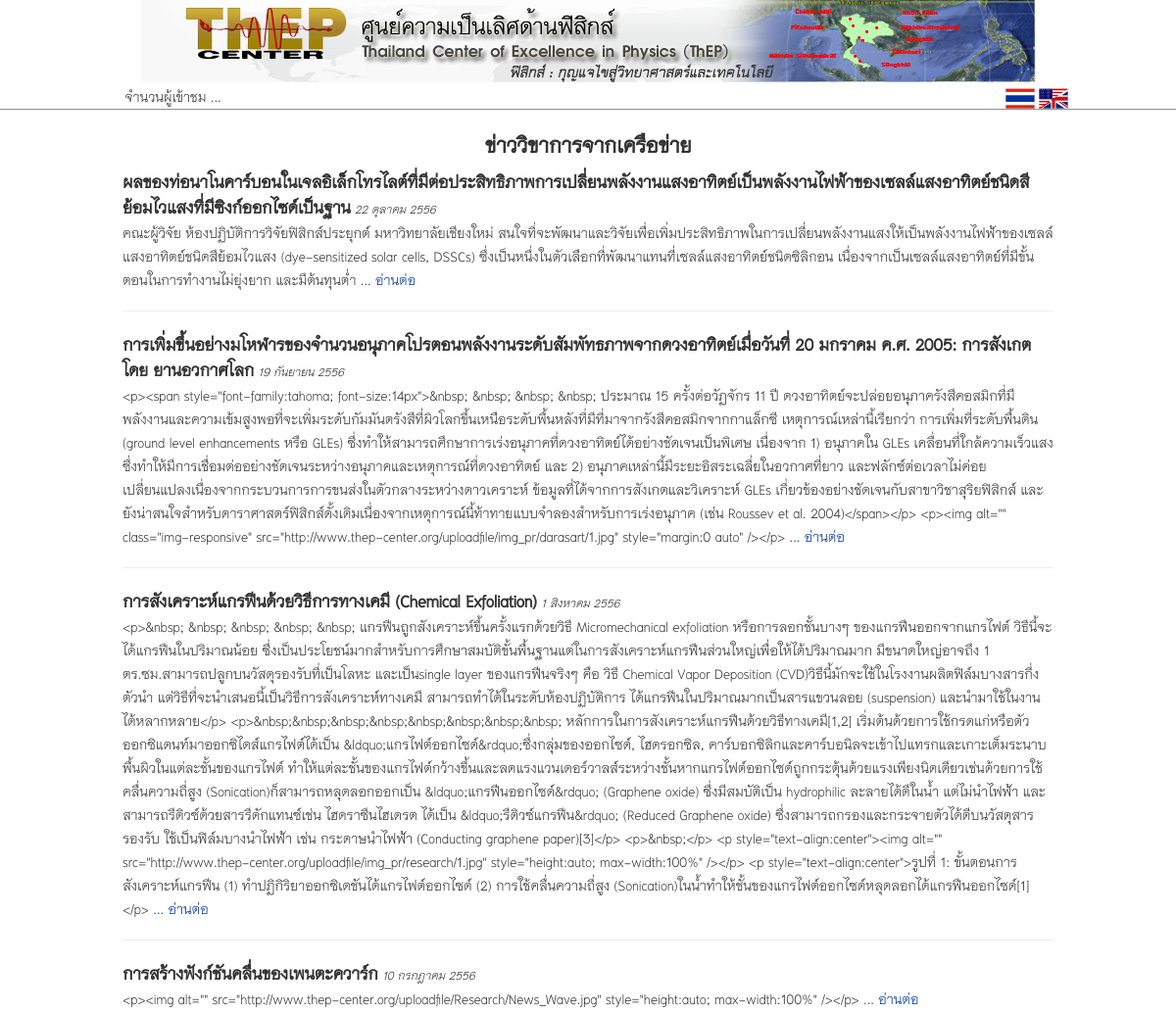
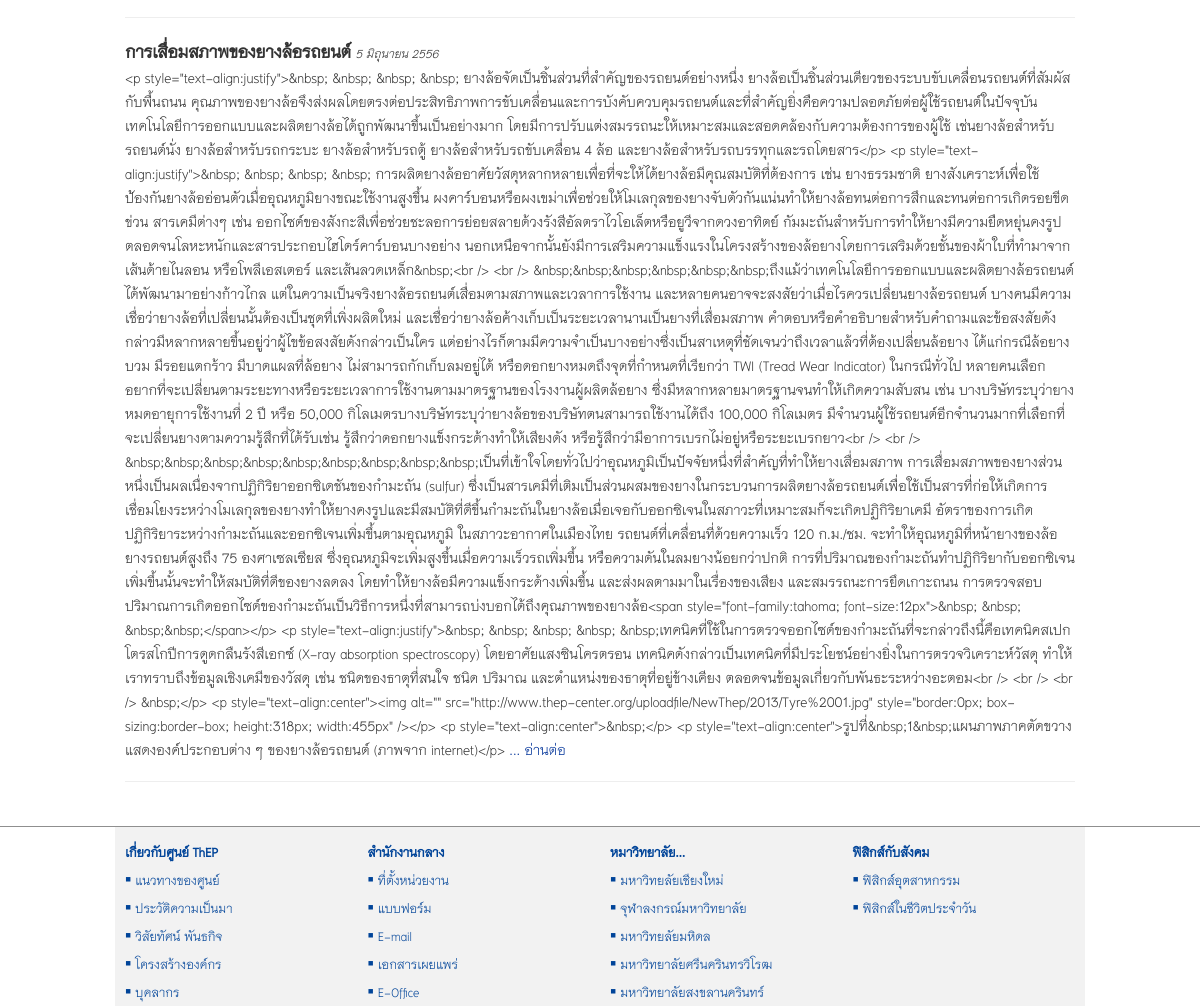
The app's page /views/network-academic-news.php (upper part), older data (2 pictures, top to bottom).
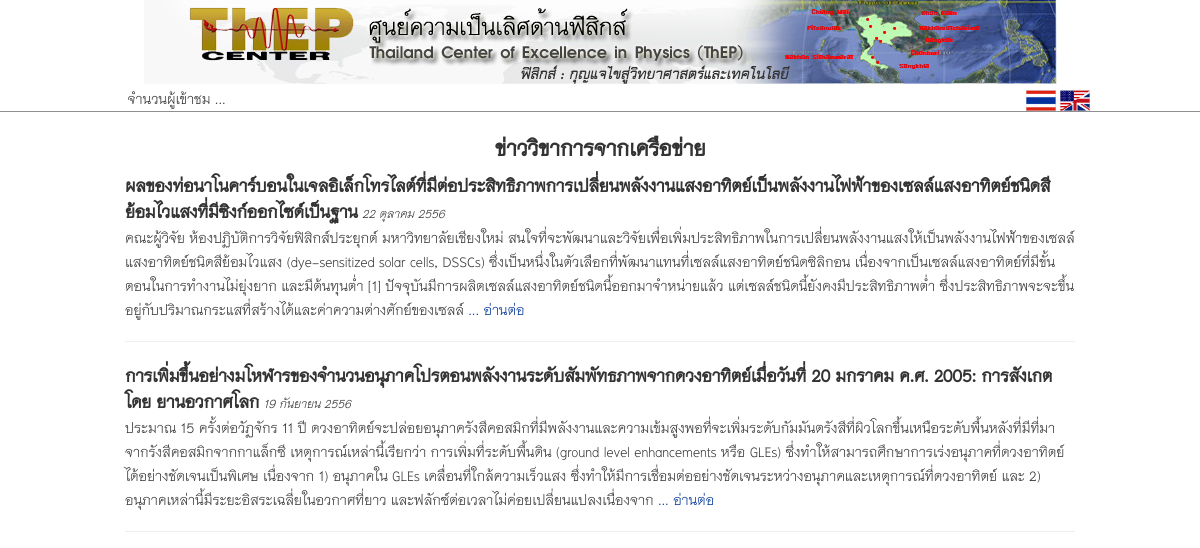
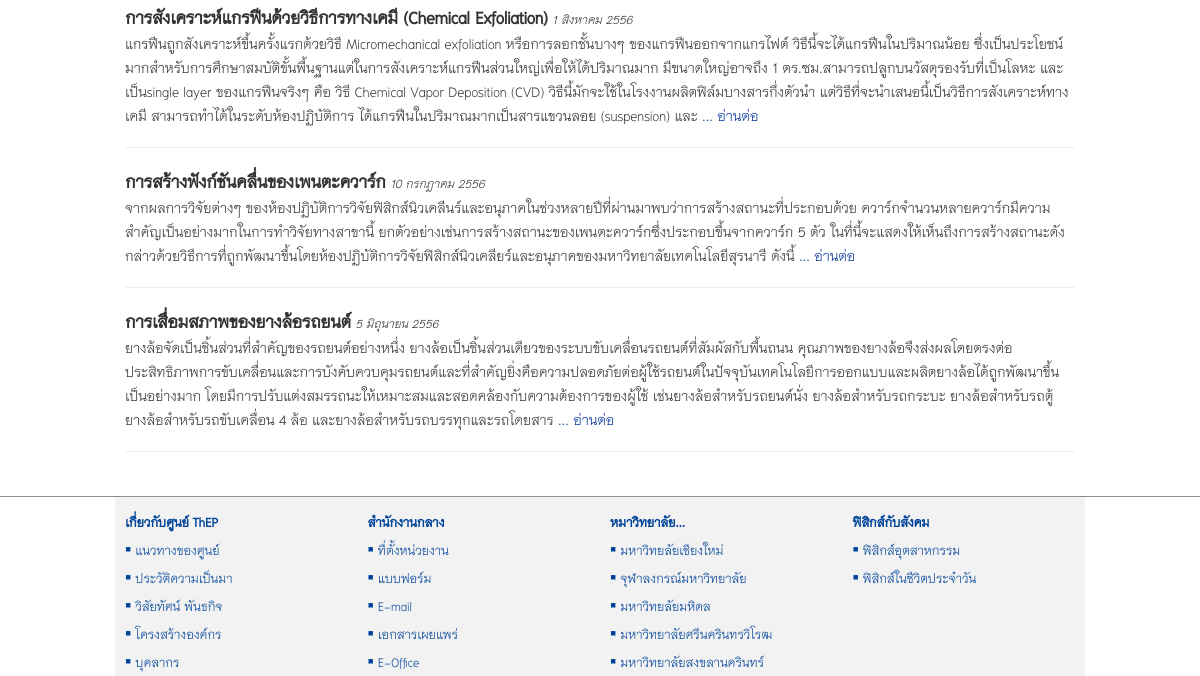
The same page, newer data (2 pictures, top to bottom).
### tables this page shows
CREATE TABLE `tb_news` (
  `id` int(11) NOT NULL auto_increment,
  `type` varchar(255) NOT NULL,
  `title` varchar(255) NOT NULL,
  `date` varchar(255) NOT NULL,
  `featured_img` varchar(255) NOT NULL,
  `content_short` text NOT NULL,
  `content_long` text NOT NULL,
  `new` char(1) NOT NULL,
  `picture` varchar(255) NOT NULL,
  `gallery_id` varchar(255) NOT NULL,
  `modified` varchar(255) NOT NULL,
  PRIMARY KEY  (`id`)
);

### src/system/functions.php (called while the page is built, shortened)
<?php
function thai_date($str_date, $show_day = "n") {
    $time_stamp = strtotime($str_date);
    $days = array("อาทิตย์", "จันทร์", "อังคาร", "พุธ", "พฤหัสบดี", "ศุกร์", "เสาร์");
    $months = array("มกราคม", "กุมภาพันธ์", "มีนาคม", "เมษายน", "พฤษภาคม", "มิถุนายน", "กรกฎาคม", "สิงหาคม", "กันยายน", "ตุลาคม", "พฤศจิกายน", "ธันวาคม");
    $d = date('w', $time_stamp);
    $day = $days[$d];
    $date = date('j', $time_stamp);
    $m = date('m', $time_stamp) - 1;
    $month = $months[$m];
    $year = date('Y', $time_stamp) + 543;
    if ($show_day == 'y') {
        return "วัน$day ที่ $date $month พ.ศ.$year";
    } else {
        return "$date $month $year";
    }
}
?>

### src/views/network-academic-news.php (the view, shortened to what the changed rows need)
<link href="../plugins/jqueryui/jquery-ui-1.10.3/themes/base/jquery-ui.css" rel="stylesheet" />
</head>
<body>
    <div class="container">
        <div id="show-news" class="row">
            <?php
            if (isset($_GET['news_id'])) {
                $news_id = $_GET['news_id'];
                $sql = "SELECT * FROM tb_news WHERE id = '$news_id';";
                $result = mysql_query($sql);
                $p = mysql_fetch_array($result);
                if ($p['type'] != 'network-academic') {
                    echo '
                    <script>
                        window.location = \'network-academic-news.php\';
                    </script>
                    ';
                }
                ?>
                <div class="col-sm-9 col-md-9">
                    <?php
                    echo '
                            <div id="news-' . $p['id'] . '">
                                ';
                    $admin_txt = '
                                <p>
                                    <a id="edit-news" style="cursor: pointer; font-weight: bold;"><span class="glyphicon glyphicon-wrench"></span> Edit</a>
                                </p>
                            ';
                    admin($admin_txt);
                    echo '
                                <h2>' . htmlspecialchars_decode($p['title']) . '</h2>
                                <p><small><em>' . thai_date($p['date']) . '</small></em></p>
                                ' . htmlspecialchars_decode($p['content_long']) . '
                            </div>
                      ';
                    ?>
                    <script>
                        $(function(){
                            $('#edit-news').click(function(){
                                $(document).ajaxStart(function(){
                                    $('#show-news').html("<div class=\"span12 text-center\" ><img src='../images/demo_wait.gif' /></div>");
                                });
                                $.get("<?php controll('edit-network-news'); ?>", {edit_news: "<?php echo $p['id']; ?>"},
                                function(data){ $('#show-news').html(data); }
                            );
                            });
                        });
                    </script>
                </div>
                <div class="col-sm-3 col-md-3">
                    <h3 class="text-center">ข่าววิชาการฯ ย้อนหลัง</h3>
                    <?php
                    $sql_etc = "SELECT * FROM tb_news
                        WHERE type = 'network-academic'
                        ORDER BY date DESC
                        LIMIT 4;";
                    $re_etc = mysql_query($sql_etc);
                    while ($etc = mysql_fetch_array($re_etc)) {
                        echo '
                    <p><a href="' . $etc['type'] . '-news.php?news_id=' . $etc['id'] . '">' . htmlspecialchars_decode($etc['title']) . '</a></p>
                    <hr>
                    ';
                    }
                    ?>
                    <p><a href="network-academic-news.php"><em>หัวข้อข่าวทั้งหมด</em></a></p>
                </div>
                <?php
            } else {
                ?>
                <div class="col-sm-12 col-md-12">
                    <h2 class="text-center">ข่าววิขาการจากเครือข่าย</h2>
                    <?php
                    $sql = "SELECT * FROM tb_news WHERE type = 'network-academic' ORDER BY date DESC;";
                    $result = mysql_query($sql);
                    $num_news = mysql_num_rows($result);
                    if ($num_news > 0) {
                        while ($p = mysql_fetch_array($result)) {
                            echo '
                            <div id="news-' . $p['id'] . '">
                                <h3 style="display: inline;"><a onclick="window.location=\'?news_id=' . $p['id'] . '\';" style="cursor: pointer;">' . htmlspecialchars_decode($p['title']) . '</a></h3>
                                <small><em>' . thai_date($p['date']) . '</em></small>
                                <p>' . $p['content_short'] . ' <a href="' . $p['type'] . '-news.php?news_id=' . $p['id'] . '">... อ่านต่อ</a></p>
                            </div>
                            <hr>
                            ';
                        }
                    } else {
                        echo '<h3 class="text-center">ขออภัย ไม่พบข้อมูล</h3>';
                    }
                    ?>
                </div>
                <?php
            }
            ?>
        </div>
    </div>
</body>
</html>

Row changes from the older to the newer data that the page shows:
changed tb_news "22 ตุลาคม 2556": content_short "…DSSCs) ซึ่งเป็นหนึ่งในตัวเลือกที่พัฒนาแทนที่เซลล์แสงอาทิตย์ชนิดซิลิกอน เนื่องจากเป็นเซลล์แสงอาทิตย์ที่มีขั้นตอนในการทำงานไม่ยุ่งยาก และมีต้นทุนต่ำ" → "…DSSCs) ซึ่งเป็นหนึ่งในตัวเลือกที่พัฒนาแทนที่เซลล์แสงอาทิตย์ชนิดซิลิกอน เนื่องจากเป็นเซลล์แสงอาทิตย์ที่มีขั้นตอนในการทำงานไม่ยุ่งยาก และมีต้นทุนต่ำ [1] ปัจจุบันมีการผลิตเซลล์แสงอาทิตย์ชนิดนี้ออกมาจำหน่ายแล้ว แต่เซลล์ชนิดนี้ยังคงมีประสิทธิภาพต่ำ ซึ่งประสิทธิภาพจะจะขึ้นอยู่กับปริมาณกระแสที่สร้างได้และค่าความต่างศักย์ของเซลล์"
changed tb_news "19 กันยายน 2556": content_short "<p><span style=\"font-family:tahoma; font-size:14px\">&nbsp; &nbsp; &nbsp; &nbsp; ประมาณ 15 ครั้งต่อวัฏจักร 11 ปี ดวงอาทิตย์จะปล่อยอนุภาครังสีคอสมิกที่มีพลังงานและความเข้มสูงพอที่จะเพิ่มระดับกัมมันตรังสีที่ผิวโลกขึ้นเหนือระดับพื้นหลังที่มีที่มาจากรังสีคอสมิกจากกาแล็กซี เหตุการณ์เหล่านี้เรียกว่า การเพิ่มที่ระดับพื้นดิน (ground level enhancements หรือ GLEs) ซึ่งทำให้สามารถศึกษาการเร่งอนุภาคที่ดวงอาทิตย์ได้อย่างชัดเจนเป็นพิเศษ เนื่องจาก 1) อนุภาคใน GLEs เคลื่อนที่ใกล้ความเร็วแสง ซึ่งทำให้มีการเชื่อมต่ออย่างชัดเจนระหว่างอนุภาคและเหตุการณ์ที่ดวงอาทิตย์ และ 2) อนุภาคเหล่านี้มีระยะอิสระเฉลี่ยในอวกาศที่ยาว และฟลักซ์ต่อเวลาไม่ค่อยเปลี่ยนแปลงเนื่องจากกระบวนการการขนส่งในตัวกลางระหว่างดาวเคราะห์…" → "ประมาณ 15 ครั้งต่อวัฏจักร 11 ปี ดวงอาทิตย์จะปล่อยอนุภาครังสีคอสมิกที่มีพลังงานและความเข้มสูงพอที่จะเพิ่มระดับกัมมันตรังสีที่ผิวโลกขึ้นเหนือระดับพื้นหลังที่มีที่มาจากรังสีคอสมิกจากกาแล็กซี เหตุการณ์เหล่านี้เรียกว่า การเพิ่มที่ระดับพื้นดิน (ground level enhancements หรือ GLEs) ซึ่งทำให้สามารถศึกษาการเร่งอนุภาคที่ดวงอาทิตย์ได้อย่างชัดเจนเป็นพิเศษ เนื่องจาก 1) อนุภาคใน GLEs เคลื่อนที่ใกล้ความเร็วแสง ซึ่งทำให้มีการเชื่อมต่ออย่างชัดเจนระหว่างอนุภาคและเหตุการณ์ที่ดวงอาทิตย์ และ 2) อนุภาคเหล่านี้มีระยะอิสระเฉลี่ยในอวกาศที่ยาว และฟลักซ์ต่อเวลาไม่ค่อยเปลี่ยนแปลงเนื่องจาก"
changed tb_news "การสังเคราะห์แกรฟีนด้วยวิธีการทางเคมี (Chemical Exfoliation)": content_short "<p>&nbsp; &nbsp; &nbsp; &nbsp; &nbsp; แกรฟีนถูกสังเคราะห์ขึ้นครั้งแรกด้วยวิธี Micromechanical exfoliation หรือการลอกชั้นบางๆ ของแกรฟีนออกจากแกรไฟต์ วิธีนี้จะได้แกรฟีนในปริมาณน้อย ซึ่งเป็นประโยชน์มากสำหรับการศึกษาสมบัติขั้นพื้นฐานแต่ในการสังเคราะห์แกรฟีนส่วนใหญ่เพื่อให้ได้ปริมาณมาก มีขนาดใหญ่อาจถึง 1 ตร.ซม.สามารถปลูกบนวัสดุรองรับที่เป็นโลหะ และเป็นsingle layer ของแกรฟีนจริงๆ คือ วิธี Chemical Vapor Deposition (CVD)วิธีนี้มักจะใช้ในโรงงานผลิตฟิล์มบางสารกึ่งตัวนำ แต่วิธีที่จะนำเสนอนี้เป็นวิธีการสังเคราะห์ทางเคมี สามารถทำได้ในระดับห้องปฏิบัติการ ได้แกรฟีนในปริมาณมากเป็นสารแขวนลอย (suspension) และนำมาใช้ในงานได้หลากหลาย</p> <p>&nbsp;&nbsp;&nbsp;&nbsp;&nbsp;&nbsp;&nbsp;&nbsp;…" → "แกรฟีนถูกสังเคราะห์ขึ้นครั้งแรกด้วยวิธี Micromechanical exfoliation หรือการลอกชั้นบางๆ ของแกรฟีนออกจากแกรไฟต์ วิธีนี้จะได้แกรฟีนในปริมาณน้อย ซึ่งเป็นประโยชน์มากสำหรับการศึกษาสมบัติขั้นพื้นฐานแต่ในการสังเคราะห์แกรฟีนส่วนใหญ่เพื่อให้ได้ปริมาณมาก มีขนาดใหญ่อาจถึง 1 ตร.ซม.สามารถปลูกบนวัสดุรองรับที่เป็นโลหะ และเป็นsingle layer ของแกรฟีนจริงๆ คือ วิธี Chemical Vapor Deposition (CVD) วิธีนี้มักจะใช้ในโรงงานผลิตฟิล์มบางสารกึ่งตัวนำ แต่วิธีที่จะนำเสนอนี้เป็นวิธีการสังเคราะห์ทางเคมี สามารถทำได้ในระดับห้องปฏิบัติการ ได้แกรฟีนในปริมาณมากเป็นสารแขวนลอย (suspension) และ"
changed tb_news "การสร้างฟังก์ชันคลื่นของเพนตะควาร์ก": content_short "<p><img alt=\"\" src=\"http://www.thep-center.org/uploadfile/Research/News_Wave.jpg\" style=\"height:auto; max-width:100%\" /></p>" → "จากผลการวิจัยต่างๆ ของห้องปฏิบัติการวิจัยฟิสิกส์นิวเคลีนร์และอนุภาคในช่วงหลายปีที่ผ่านมาพบว่าการสร้างสถานะที่ประกอบด้วย ควาร์กจำนวนหลายควาร์กมีความสำคัญเป็นอย่างมากในการทำวิจัยทางสาขานี้ ยกตัวอย่างเช่นการสร้างสถานะของเพนตะควาร์กซึ่งประกอบขึ้นจากควาร์ก 5 ตัว ในที่นี้จะแสดงให้เห็นถึงการสร้างสถานะดังกล่าวด้วยวิธีการที่ถูกพัฒนาขึ้นโดยห้องปฏิบัติการวิจัยฟิสิกส์นิวเคลียร์และอนุภาคของมหาวิทยาลัยเทคโนโลยีสุรนารี ดังนี้"
changed tb_news "การเสื่อมสภาพของยางล้อรถยนต์": content_short "<p style=\"text-align:justify\">&nbsp; &nbsp; &nbsp; &nbsp; ยางล้อจัดเป็นชิ้นส่วนที่สำคัญของรถยนต์อย่างหนึ่ง ยางล้อเป็นชิ้นส่วนเดียวของระบบขับเคลื่อนรถยนต์ที่สัมผัสกับพื้นถนน คุณภาพของยางล้อจึงส่งผลโดยตรงต่อประสิทธิภาพการขับเคลื่อนและการบังคับควบคุมรถยนต์และที่สำคัญยิ่งคือความปลอดภัยต่อผู้ใช้รถยนต์ในปัจจุบันเทคโนโลยีการออกแบบและผลิตยางล้อได้ถูกพัฒนาขึ้นเป็นอย่างมาก โดยมีการปรับแต่งสมรรถนะให้เหมาะสมและสอดคล้องกับความต้องการของผู้ใช้ เช่นยางล้อสำหรับรถยนต์นั่ง ยางล้อสำหรับรถกระบะ ยางล้อสำหรับรถตู้ ยางล้อสำหรับรถขับเคลื่อน 4 ล้อ และยางล้อสำหรับรถบรรทุกและรถโดยสาร</p> <p style=\"text-align:justify\">&nbsp; &nbsp; &nbsp; &nbsp;…" → "ยางล้อจัดเป็นชิ้นส่วนที่สำคัญของรถยนต์อย่างหนึ่ง ยางล้อเป็นชิ้นส่วนเดียวของระบบขับเคลื่อนรถยนต์ที่สัมผัสกับพื้นถนน คุณภาพของยางล้อจึงส่งผลโดยตรงต่อประสิทธิภาพการขับเคลื่อนและการบังคับควบคุมรถยนต์และที่สำคัญยิ่งคือความปลอดภัยต่อผู้ใช้รถยนต์ในปัจจุบันเทคโนโลยีการออกแบบและผลิตยางล้อได้ถูกพัฒนาขึ้นเป็นอย่างมาก โดยมีการปรับแต่งสมรรถนะให้เหมาะสมและสอดคล้องกับความต้องการของผู้ใช้ เช่นยางล้อสำหรับรถยนต์นั่ง ยางล้อสำหรับรถกระบะ ยางล้อสำหรับรถตู้ ยางล้อสำหรับรถขับเคลื่อน 4 ล้อ และยางล้อสำหรับรถบรรทุกและรถโดยสาร"
